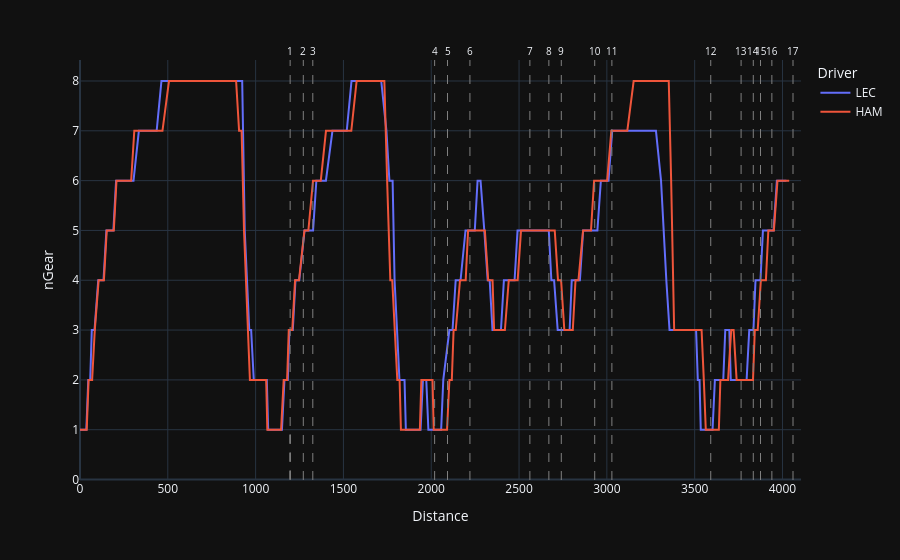

Notebook source saved alongside this figure:
### Code cell
for _, corner in track.iterrows():
    gear.add_vline(
        x=corner['Distance'],
        line_dash='dash',
        line_color='gray',
        line_width=1,
        annotation_text=f"{corner['Number']}{corner['Letter']}",
        annotation_position='top',
        annotation_font_size=10
    )
gear.update_layout(hovermode='x unified')
gear.show()

### Figure 1 — Plotly figure (JSON) as saved in the notebook; plotly's stock layout.template omitted (floating-point values rounded to 4 significant figures; data arrays with more than 128 entries replaced by an {"elided": "..."} marker saying what was removed)
{"data": [{"hovertemplate": "Driver=LEC<br>Distance=%{x}<br>nGear=%{y}<extra></extra>", "legendgroup": "LEC", "line": {"color": "#636efa", "dash": "solid"}, "marker": {"symbol": "circle"}, "mode": "lines", "name": "LEC", "orientation": "v", "showlegend": true, "type": "scatter", "x": {"elided": "253 float values"}, "xaxis": "x", "y": {"elided": "253 int values"}, "yaxis": "y"}, {"hovertemplate": "Driver=HAM<br>Distance=%{x}<br>nGear=%{y}<extra></extra>", "legendgroup": "HAM", "line": {"color": "#EF553B", "dash": "solid"}, "marker": {"symbol": "circle"}, "mode": "lines", "name": "HAM", "orientation": "v", "showlegend": true, "type": "scatter", "x": {"elided": "257 float values"}, "xaxis": "x", "y": {"elided": "257 int values"}, "yaxis": "y"}], "layout": {"annotations": [{"font": {"size": 10}, "showarrow": false, "text": "1", "x": 1197.0, "xanchor": "center", "xref": "x", "y": 1, "yanchor": "bottom", "yref": "y domain"}, {"font": {"size": 10}, "showarrow": false, "text": "2", "x": 1272.0, "xanchor": "center", "xref": "x", "y": 1, "yanchor": "bottom", "yref": "y domain"}, {"font": {"size": 10}, "showarrow": false, "text": "3", "x": 1326.0, "xanchor": "center", "xref": "x", "y": 1, "yanchor": "bottom", "yref": "y domain"}, {"font": {"size": 10}, "showarrow": false, "text": "4", "x": 2019.0, "xanchor": "center", "xref": "x", "y": 1, "yanchor": "bottom", "yref": "y domain"}, {"font": {"size": 10}, "showarrow": false, "text": "5", "x": 2093.0, "xanchor": "center", "xref": "x", "y": 1, "yanchor": "bottom", "yref": "y domain"}, {"font": {"size": 10}, "showarrow": false, "text": "6", "x": 2220.0, "xanchor": "center", "xref": "x", "y": 1, "yanchor": "bottom", "yref": "y domain"}, {"font": {"size": 10}, "showarrow": false, "text": "7", "x": 2562.0, "xanchor": "center", "xref": "x", "y": 1, "yanchor": "bottom", "yref": "y domain"}, {"font": {"size": 10}, "showarrow": false, "text": "8", "x": 2670.0, "xanchor": "center", "xref": "x", "y": 1, "yanchor": "bottom", "yref": "y domain"}, {"font": {"size": 10}, "showarrow": false, "text": "9", "x": 2741.0, "xanchor": "center", "xref": "x", "y": 1, "yanchor": "bottom", "yref": "y domain"}, {"font": {"size": 10}, "showarrow": false, "text": "10", "x": 2931.0, "xanchor": "center", "xref": "x", "y": 1, "yanchor": "bottom", "yref": "y domain"}, {"font": {"size": 10}, "showarrow": false, "text": "11", "x": 3029.0, "xanchor": "center", "xref": "x", "y": 1, "yanchor": "bottom", "yref": "y domain"}, {"font": {"size": 10}, "showarrow": false, "text": "12", "x": 3592.0, "xanchor": "center", "xref": "x", "y": 1, "yanchor": "bottom", "yref": "y domain"}, {"font": {"size": 10}, "showarrow": false, "text": "13", "x": 3764.0, "xanchor": "center", "xref": "x", "y": 1, "yanchor": "bottom", "yref": "y domain"}, {"font": {"size": 10}, "showarrow": false, "text": "14", "x": 3834.0, "xanchor": "center", "xref": "x", "y": 1, "yanchor": "bottom", "yref": "y domain"}, {"font": {"size": 10}, "showarrow": false, "text": "15", "x": 3875.0, "xanchor": "center", "xref": "x", "y": 1, "yanchor": "bottom", "yref": "y domain"}, {"font": {"size": 10}, "showarrow": false, "text": "16", "x": 3940.0, "xanchor": "center", "xref": "x", "y": 1, "yanchor": "bottom", "yref": "y domain"}, {"font": {"size": 10}, "showarrow": false, "text": "17", "x": 4060.0, "xanchor": "center", "xref": "x", "y": 1, "yanchor": "bottom", "yref": "y domain"}], "hovermode": "x unified", "legend": {"title": {"text": "Driver"}, "tracegroupgap": 0}, "margin": {"t": 60}, "shapes": [{"line": {"color": "gray", "dash": "dash", "width": 1}, "type": "line", "x0": 1197.0, "x1": 1197.0, "xref": "x", "y0": 0, "y1": 1, "yref": "y"}, {"line": {"color": "gray", "dash": "dash", "width": 1}, "type": "line", "x0": 1197.0, "x1": 1197.0, "xref": "x", "y0": 0, "y1": 1, "yref": "y"}, {"line": {"color": "gray", "dash": "dash", "width": 1}, "type": "line", "x0": 1197.0, "x1": 1197.0, "xref": "x", "y0": 0, "y1": 1, "yref": "y domain"}, {"line": {"color": "gray", "dash": "dash", "width": 1}, "type": "line", "x0": 1272.0, "x1": 1272.0, "xref": "x", "y0": 0, "y1": 1, "yref": "y domain"}, {"line": {"color": "gray", "dash": "dash", "width": 1}, "type": "line", "x0": 1326.0, "x1": 1326.0, "xref": "x", "y0": 0, "y1": 1, "yref": "y domain"}, {"line": {"color": "gray", "dash": "dash", "width": 1}, "type": "line", "x0": 2019.0, "x1": 2019.0, "xref": "x", "y0": 0, "y1": 1, "yref": "y domain"}, {"line": {"color": "gray", "dash": "dash", "width": 1}, "type": "line", "x0": 2093.0, "x1": 2093.0, "xref": "x", "y0": 0, "y1": 1, "yref": "y domain"}, {"line": {"color": "gray", "dash": "dash", "width": 1}, "type": "line", "x0": 2220.0, "x1": 2220.0, "xref": "x", "y0": 0, "y1": 1, "yref": "y domain"}, {"line": {"color": "gray", "dash": "dash", "width": 1}, "type": "line", "x0": 2562.0, "x1": 2562.0, "xref": "x", "y0": 0, "y1": 1, "yref": "y domain"}, {"line": {"color": "gray", "dash": "dash", "width": 1}, "type": "line", "x0": 2670.0, "x1": 2670.0, "xref": "x", "y0": 0, "y1": 1, "yref": "y domain"}, {"line": {"color": "gray", "dash": "dash", "width": 1}, "type": "line", "x0": 2741.0, "x1": 2741.0, "xref": "x", "y0": 0, "y1": 1, "yref": "y domain"}, {"line": {"color": "gray", "dash": "dash", "width": 1}, "type": "line", "x0": 2931.0, "x1": 2931.0, "xref": "x", "y0": 0, "y1": 1, "yref": "y domain"}, {"line": {"color": "gray", "dash": "dash", "width": 1}, "type": "line", "x0": 3029.0, "x1": 3029.0, "xref": "x", "y0": 0, "y1": 1, "yref": "y domain"}, {"line": {"color": "gray", "dash": "dash", "width": 1}, "type": "line", "x0": 3592.0, "x1": 3592.0, "xref": "x", "y0": 0, "y1": 1, "yref": "y domain"}, {"line": {"color": "gray", "dash": "dash", "width": 1}, "type": "line", "x0": 3764.0, "x1": 3764.0, "xref": "x", "y0": 0, "y1": 1, "yref": "y domain"}, {"line": {"color": "gray", "dash": "dash", "width": 1}, "type": "line", "x0": 3834.0, "x1": 3834.0, "xref": "x", "y0": 0, "y1": 1, "yref": "y domain"}, {"line": {"color": "gray", "dash": "dash", "width": 1}, "type": "line", "x0": 3875.0, "x1": 3875.0, "xref": "x", "y0": 0, "y1": 1, "yref": "y domain"}, {"line": {"color": "gray", "dash": "dash", "width": 1}, "type": "line", "x0": 3940.0, "x1": 3940.0, "xref": "x", "y0": 0, "y1": 1, "yref": "y domain"}, {"line": {"color": "gray", "dash": "dash", "width": 1}, "type": "line", "x0": 4060.0, "x1": 4060.0, "xref": "x", "y0": 0, "y1": 1, "yref": "y domain"}], "xaxis": {"anchor": "y", "domain": [0, 1], "title": {"text": "Distance"}}, "yaxis": {"anchor": "x", "domain": [0, 1], "title": {"text": "nGear"}}}}
